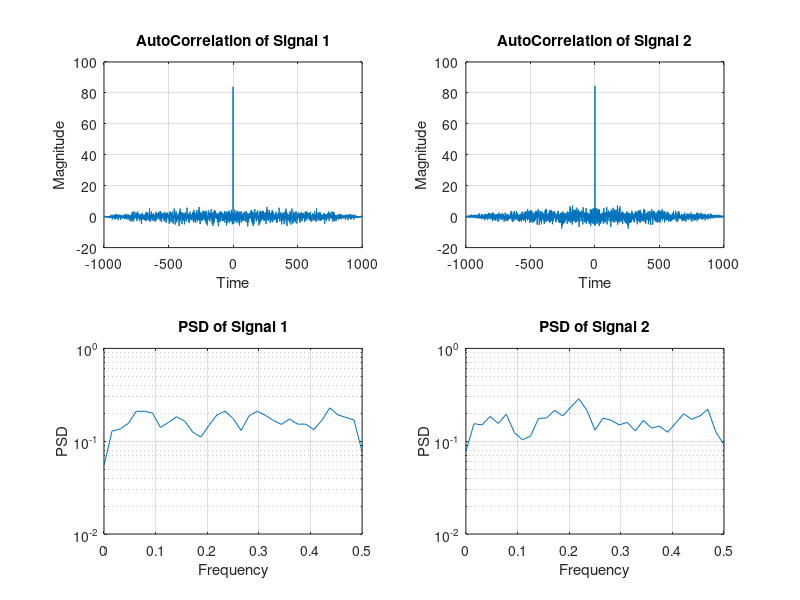

This chart was generated by the following MATLAB code:
clc;
clear;
close all;

signal_length=1000;
signal_1=rand(1,signal_length)-0.5;
signal_2=rand(1,signal_length)-0.5;

autocorr_result1=xcorr(signal_1,signal_1);
autocorr_result2=xcorr(signal_2,signal_2);

lags=-(signal_length-1):(signal_length-1);

figure;

subplot(2,2,1);
plot(lags,autocorr_result1);
title('AutoCorrelation of Signal 1');
xlabel('Time');
ylabel('Magnitude');
grid on;

subplot(2,2,2);
plot(lags,autocorr_result2);
title('AutoCorrelation of Signal 2');
xlabel('Time');
ylabel('Magnitude');
grid on;

subplot(2,2,3);
[psd1,frequencies1]=pwelch(signal_1);
semilogy(frequencies1,psd1);
title('PSD of Signal 1');
xlabel('Frequency');
ylabel('PSD');
grid on;

subplot(2,2,4);
[psd2,frequencies2]=pwelch(signal_2);
semilogy(frequencies2,psd2);
title('PSD of Signal 2');
xlabel('Frequency');
ylabel('PSD');
grid on;